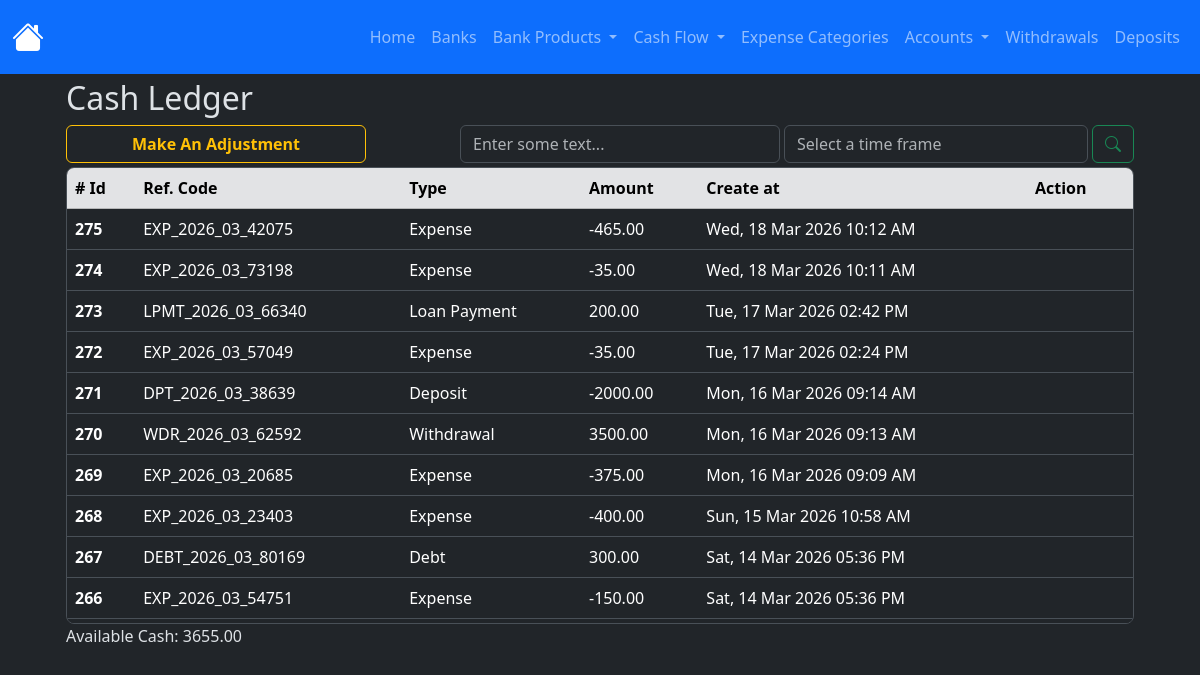
The page /cashledger/index on the database its author committed.
### app/models/cash_ledger.py (models this page shows, shortened)
class CashLedger(db.Model):
    __tablename__ = 'cash_ledger'
    id = db.Column(db.Integer, primary_key=True)
    amount = db.Column(db.Numeric(10,2), nullable=False)
    type = db.Column(db.String(100), nullable=False)
    reference_code = db.Column(db.String(100), nullable=False)
    created_at = db.Column(
        db.DateTime(timezone=True),
        default=utcnow, #internally sqlalchemy will exectute the function so dont add the parentheses otherwise it'll break down when creating the record in the db
        nullable=False
    )
    updated_at = db.Column(
        db.DateTime(timezone=True),
        onupdate=utcnow, #internally sqlalchemy will exectute the function so dont add the parentheses otherwise it'll break down when creating the record in the db
    )

### app/routes/cashledger_routes.py (the view)
@cashlegder_bp.route('/index')
def index():
    ledgers = CashLedger.query.order_by(CashLedger.created_at.desc()).all()
    sum_result = CashLedger.query.with_entities(func.sum(CashLedger.amount)).scalar() or 0
    context = {
        'ledgers': ledgers,
        'sum_result': sum_result,
    }
    return render_template('cashledger/index.html', **context)

### app/templates/cashledger/index.html (shortened to what this page needs)
{% extends 'layout.html' %}
{% block content %}
    <div class="container w-100">
        <h2>Cash Ledger</h2>
        <div class="d-flex justify-content-start gap-1 flex-wrap flex-md-nowrap mt-2">
            <button
                type="button"
                id="btn-create-expense-id"
                class="btn btn-outline-warning me-auto fw-bold me-md-auto w-100 w-md-auto"
                style="max-width: 300px;"
                data-bs-toggle="modal"
                data-bs-target="#create-adjustment"
            >Make An Adjustment</i>
            </button>
            <div class="d-flex gap-1 w-100 align-items-center" style="max-width: 320px;">
                <input type="text" class="form-control" id="filter-byfiled-input-id" placeholder="Enter some text...">
            </div>
            <div class="d-flex gap-1 w-100" style="max-width: 350px;">
                <div class="w-100 w-md-auto mt-md-0">
                    <input type="text" class="form-control" id="filter-bytime-input-id" placeholder="Select a time frame">
                </div>
                <button type="button" class="btn btn-outline-success" id="btn-search-id"><i class="bi bi-search"></i></button>
            </div>
        </div>
        <div class="table-responsive overflow-y-auto border rounded-3 mt-1" style="max-height: 457px;">
            <table class="table table-hover">
                <thead class="sticky-top">
                    <tr class="table-secondary">
                        <th scope="col"># Id</th>
                        <th scope="col">Ref. Code</th>
                        <th scope="col">Type</th>
                        <th scope="col">Amount</th>
                        <th scope="col">Create at</th>
                        <th scope="col">Action</th>
                    </tr>
                </thead>
                <tbody id="cashledger-table-body-id">
                  {% for ledger in ledgers %}
                    <tr>
                        <th scope="row">{{ ledger.id }}</th>
                        <td>{{ ledger.reference_code }}</td>
                        <td>{{ ledger.type | replace('_', ' ') | lower | title }}</td>
                        <td>{{ ledger.amount }}</td>
                        <td>{{ ledger.created_at | format_datetime("EEE, dd MMM yyyy hh:mm a") }}</td>
                        <td>
                        </td>
                    </tr>
                  {% endfor %}
                </tbody>
            </table>
        </div>
        <p id="lbl-total">Available Cash: {{ sum_result }}</p>
    </div>
<link href="https://cdn.jsdelivr.net/npm/@sweetalert2/theme-dark@5/dark.css" rel="stylesheet">
<link rel="stylesheet" href="https://cdn.jsdelivr.net/npm/flatpickr/dist/flatpickr.min.css">
{% endblock %}

### rows shown on the page
CashLedger: id "275", reference_code "EXP_2026_03_42075", type "Expense", amount "-465.00", created_at "Wed, 18 Mar 2026 10:12 AM"
CashLedger: id "274", reference_code "EXP_2026_03_73198", type "Expense", amount "-35.00", created_at "Wed, 18 Mar 2026 10:11 AM"
CashLedger: id "273", reference_code "LPMT_2026_03_66340", type "Loan Payment", amount "200.00", created_at "Tue, 17 Mar 2026 02:42 PM"
CashLedger: id "272", reference_code "EXP_2026_03_57049", type "Expense", amount "-35.00", created_at "Tue, 17 Mar 2026 02:24 PM"
CashLedger: id "271", reference_code "DPT_2026_03_38639", type "Deposit", amount "-2000.00", created_at "Mon, 16 Mar 2026 09:14 AM"
CashLedger: id "270", reference_code "WDR_2026_03_62592", type "Withdrawal", amount "3500.00", created_at "Mon, 16 Mar 2026 09:13 AM"
CashLedger: id "269", reference_code "EXP_2026_03_20685", type "Expense", amount "-375.00", created_at "Mon, 16 Mar 2026 09:09 AM"
CashLedger: id "268", reference_code "EXP_2026_03_23403", type "Expense", amount "-400.00", created_at "Sun, 15 Mar 2026 10:58 AM"
CashLedger: id "267", reference_code "DEBT_2026_03_80169", type "Debt", amount "300.00", created_at "Sat, 14 Mar 2026 05:36 PM"
CashLedger: id "266", reference_code "EXP_2026_03_54751", type "Expense", amount "-150.00", created_at "Sat, 14 Mar 2026 05:36 PM"

### other values the page prints
{{ sum_result }} "3655.00"
